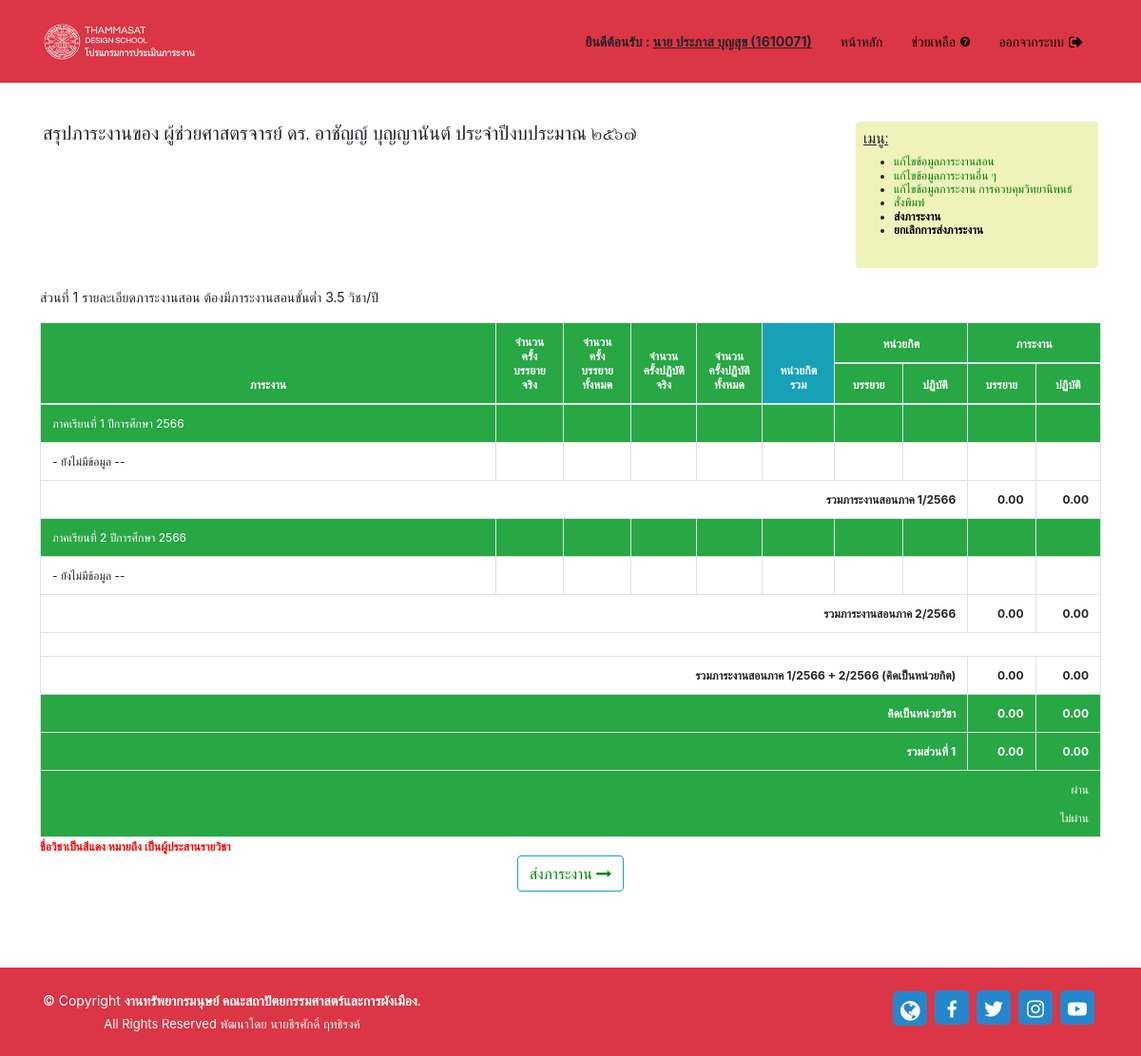
The page /admin/display2.php?id=13 (signed in) on the database its author committed.
### tables this page shows
CREATE TABLE `member` (
  `id` int(10) NOT NULL,
  `pid` varchar(7) DEFAULT NULL,
  `password` varchar(255) DEFAULT NULL,
  `prename` varchar(255) DEFAULT NULL,
  `firstnameTH` varchar(255) DEFAULT NULL,
  `lastnameTH` varchar(255) DEFAULT NULL,
  `groupid` char(3) DEFAULT '0',
  `office_id` int(10) DEFAULT 0,
  `worksent` varchar(50) DEFAULT '2554',
  `role` varchar(50) NOT NULL
);

### includes/connect.php (called while the page is built, shortened)
<?php
$yearSet1 = "2567";
$yearSet = "2566";
?>

### admin/display2.php (the view, shortened to what this page needs)
<?php include 'include/state.php'; ?>
<?php
if(isset($_GET['id'])){
require_once '../includes/connect.php';
$stmt = $conn->prepare("SELECT * FROM member WHERE id=?");
$stmt->execute([$_GET['id']]);
$row = $stmt->fetch(PDO::FETCH_ASSOC);
}
?>
<?php
function thainumDigit($num){
return str_replace(array( '0' , '1' , '2' , '3' , '4' , '5' , '6' ,'7' , '8' , '9' ),
array( "o" , "๑" , "๒" , "๓" , "๔" , "๕" , "๖" , "๗" , "๘" , "๙" ),
$num);
};
?>
<?php include 'include/head.php'; ?>
<body>
  <?php include 'include/header.php'; ?>
  <section class="d-flex align-items-center mt-5">
    <div class="container position-relative" data-aos="fade-up" data-aos-delay="100">
      <div class="row">
        <div class="col-sm-6 col-md-9 col-lg-9">
          <h5>สรุปภาระงานของ <?= $row['prename'];?><?= $row['firstnameTH'];?> <?= $row['lastnameTH'];?> ประจำปีงบประมาณ
          <?= thainumDigit($yearSet1);?></h5>
        </div>
        <div class="col-sm-6 col-md-3 col-lg-3">
          <div class="card p-2 border-0" style="background-color: #eef2bb;font-size: 12px;">
            <h6><u>เมนู:</u></h6>
            <h6>
            <ul style="font-size: 12px;">
              <li><a href="display.php?op=main2">แก้ไขข้อมูลภาระงานสอน</a></li>
              <li><a href="display3.php?op=jobview">แก้ไขข้อมูลภาระงานอื่น ๆ</a></li>
              <li><a href="display3.php?op=jobview2">แก้ไขข้อมูลภาระงาน การควบคุมวิทยานิพนธ์</a></li>
              <li><a href="javascript:print();">สั่งพิมพ์</a></li>
              <li><a href="javascript:workloadsend();"><b><font color="black">ส่งภาระงาน</font></b></a></li>
              <li><a href="javascript:workloadreset();"><b><font color="black">ยกเลิกการส่งภาระงาน</font></b></a></li>
              </ul>
            </h6>
          </div>
        </div>
        <div class="col-lg-12 col-md-12 col-sm-12">
          <div class="row icon-boxes" style="margin-top: 20px;">
            <div class="icon-box bg-transparent">
              <p>ส่วนที่ 1 รายละเอียดภาระงานสอน ต้องมีภาระงานสอนขั้นต่ำ 3.5 วิชา/ปี</p>
              <table class="table table-bordered" style="font-size: 12px;">
                <thead>
                  <tr align="center">
                    <th class="bg-success text-white" width="35%" rowspan="2">ภาระงาน</th>
                    <th class="bg-success text-white" width="5%"rowspan="2">จำนวนครั้งบรรยายจริง</th>
                    <th class="bg-success text-white" width="5%"rowspan="2">จำนวนครั้งบรรยายทั้งหมด</th>
                    <th class="bg-success text-white" width="5%" rowspan="2">จำนวนครั้งปฏิบัติจริง</th>
                    <th class="bg-success text-white" width="5%" rowspan="2">จำนวนครั้งปฏิบัติทั้งหมด</th>
                    <th class="bg-info text-white" width="5%" rowspan="2">หน่วยกิตรวม</th>
                    <th class="bg-success text-white" width="5%" colspan="2">หน่วยกิต</th>
                    <th class="bg-success text-white" width="5%" colspan="2">ภาระงาน</th>
                  </tr>
                  <tr align="center">
                    <th class="bg-success text-white" width="5%">บรรยาย</th>
                    <th class="bg-success text-white" width="5%">ปฏิบัติ</th>
                    <th class="bg-success text-white" width="5%">บรรยาย</th>
                    <th class="bg-success text-white" width="5%">ปฏิบัติ</th>
                  </tr>
                </thead>
                <tbody>
                  <tr>
                    <td class="bg-success text-white">ภาคเรียนที่ 1 ปีการศึกษา <?= $yearSet;?></td>
                    <td class="bg-success text-white"></td>
                    <td class="bg-success text-white"></td>
                    <td class="bg-success text-white"></td>
                    <td class="bg-success text-white"></td>
                    <td class="bg-success text-white"></td>
                    <td class="bg-success text-white"></td>
                    <td class="bg-success text-white"></td>
                    <td class="bg-success text-white"></td>
                    <td class="bg-success text-white"></td>
                  </tr>
                  <tr>
                    <td>- ยังไม่มีข้อมูล --</td>
                    <td></td>
                    <td></td>
                    <td></td>
                    <td></td>
                    <td></td>
                    <td></td>
                    <td></td>
                    <td></td>
                    <td></td>
                  </tr>
                  <tr align="right">
                    <td colspan="8"><b>รวมภาระงานสอนภาค 1/<?= $yearSet;?></b></td>
                    <td><b>0.00</b></td>
                    <td><b>0.00</b></td>
                  </tr>
                  <tr>
                    <td class="bg-success text-white">ภาคเรียนที่ 2 ปีการศึกษา <?= $yearSet;?></td>
                    <td class="bg-success text-white"></td>
                    <td class="bg-success text-white"></td>
                    <td class="bg-success text-white"></td>
                    <td class="bg-success text-white"></td>
                    <td class="bg-success text-white"></td>
                    <td class="bg-success text-white"></td>
                    <td class="bg-success text-white"></td>
                    <td class="bg-success text-white"></td>
                    <td class="bg-success text-white"></td>
                  </tr>
                  <tr>
                    <td>- ยังไม่มีข้อมูล --</td>
                    <td></td>
                    <td></td>
                    <td></td>
                    <td></td>
                    <td></td>
                    <td></td>
                    <td></td>
                    <td></td>
                    <td></td>
                  </tr>
                  <tr align="right">
                    <td colspan="8"><b>รวมภาระงานสอนภาค 2/<?= $yearSet;?></b></td>
                    <td><b>0.00</b></td>
                    <td><b>0.00</b></td>
                  </tr>
                  <tr align="right">
                    <td colspan="10"></td>
                  </tr>
                  <tr align="right">
                    <td colspan="8"><b>รวมภาระงานสอนภาค 1/<?= $yearSet;?> + 2/<?= $yearSet;?> (คิดเป็นหน่วยกิต) </b></td>
                    <td><b>0.00</b></td>
                    <td><b>0.00</b></td>
                  </tr>
                  <tr align="right">
                    <td class="bg-success text-white" colspan="8"><b>คิดเป็นหน่วยวิชา </b></td>
                    <td class="bg-success text-white"><b>0.00</b></td>
                    <td class="bg-success text-white"><b>0.00</b></td>
                  </tr>
                  <tr align="right">
                    <td  class="bg-success text-white" colspan="8"><b>รวมส่วนที่ 1 </b></td>
                    <td class="bg-success text-white"><b>0.00</b></td>
                    <td class="bg-success text-white"><b>0.00</b></td>
                  </tr>
                  <tr align="right">
                    <td class="bg-success text-white" colspan="10">
                      ผ่าน <div class="box"></div><br>
                      ไม่ผ่าน<div class="box1"></div>
                    </td>
                  </tr>
                </tbody>
              </table>
              <div style="margin-top:-15px;font-size: 12;color: red;"><b>ชื่อวิชาเป็นสีแดง หมายถึง เป็นผู้ประสานรายวิชา</b></div>
              <center><a class="btn btn-outline-info" href="#" title="">ส่งภาระงาน <i class='fa fa-long-arrow-right'></i></a></center>
            </div>
          </div>
        </div>
      </div>
    </div>
    </section>
    <?php include 'include/footer.php'; ?>
  </body>
</html>

### admin/assets/css/style.css (style rules this page uses)
body { font-family: "Open Sans", sans-serif; color: #444444; }
a { color: #2487ce; text-decoration: none; }
h1, h2, h3, h4, h5, h6 { font-family: "Raleway", sans-serif; }
section { padding: 80px 0; overflow: hidden; }

### admin/include/head.php (style rules this page uses)
A:link { text-decoration:none; color:green; }

### admin/display2.php (style rules this page uses)
body { font-size: 14px; }

### rows shown on the page
member: prename "ผู้ช่วยศาสตรจารย์ ดร.", firstnameTH "อาชัญญ์", lastnameTH "บุญญานันต์"

### other values the page prints
$_SESSION['prename'] "นาย"
$_SESSION['firstnameTH'] "ประภาส"
$_SESSION['lastnameTH'] "บุญสุข"
$_SESSION['pid'] "1610071"
thainumDigit($yearSet1) "๒๕๖๗"
$yearSet "2566"
